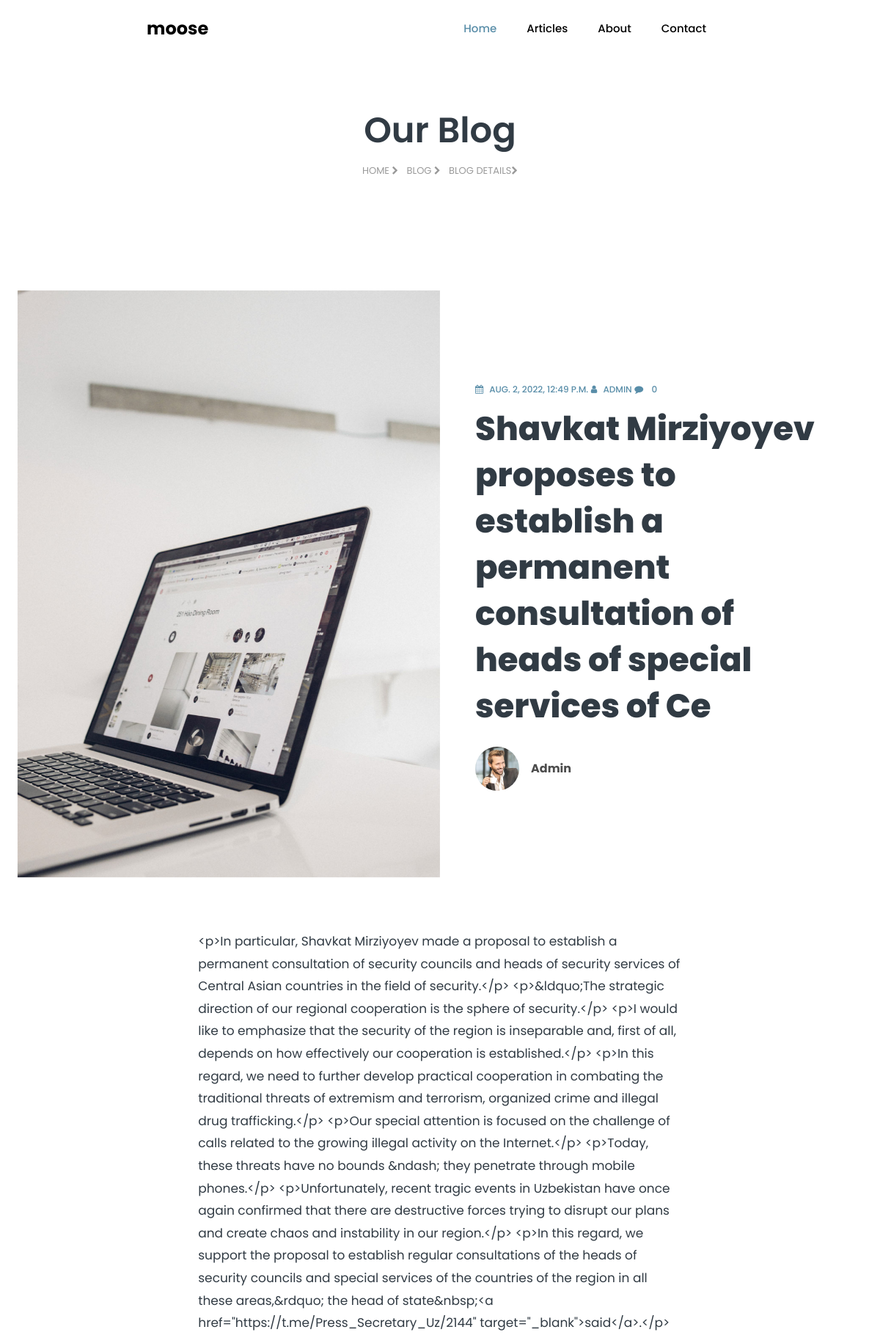
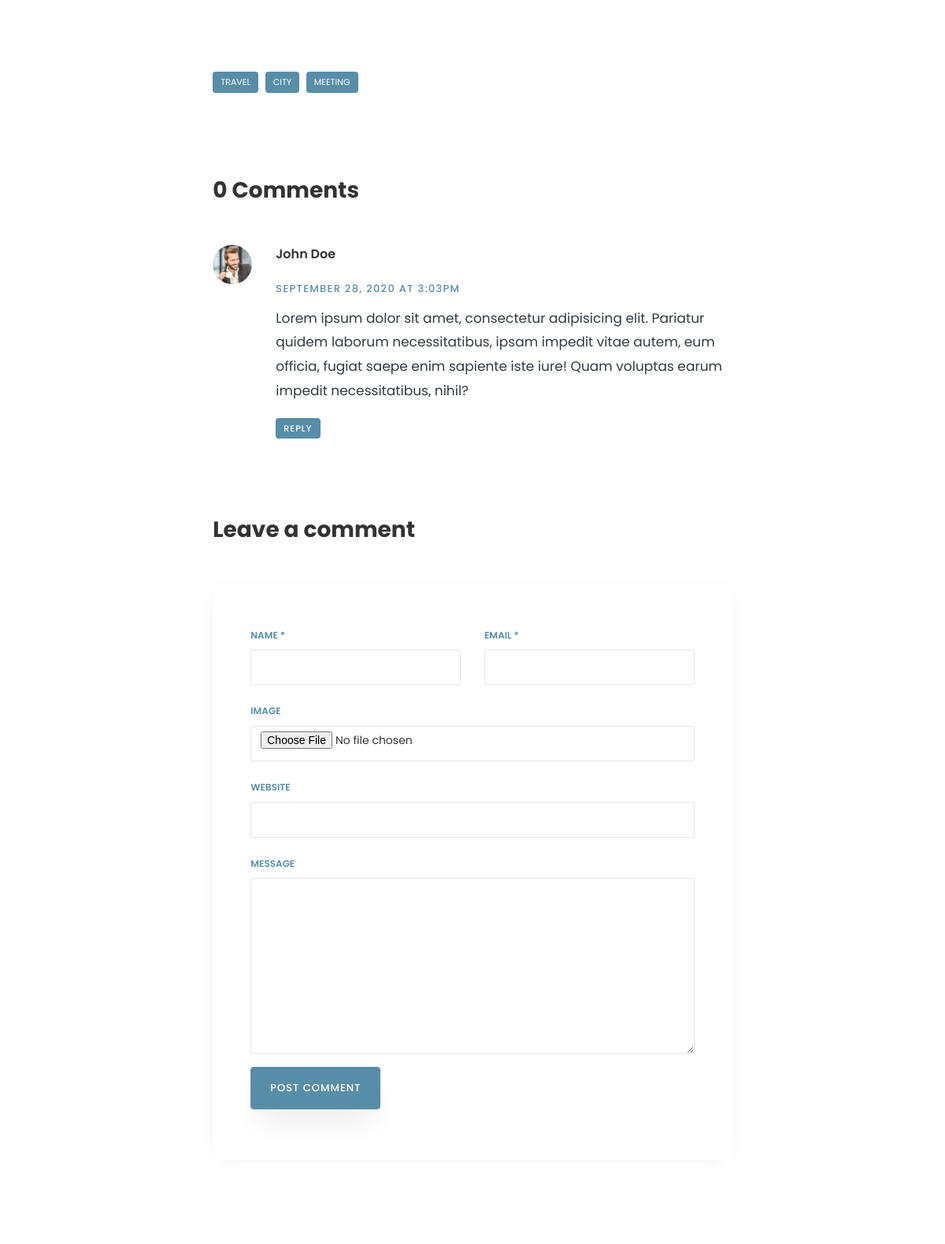
The page /blog_single/shavkat-mirziyoyev-proposes-to-establish-a-permane/ (upper part) on the database its author committed (2 pictures, top to bottom).
### blog/models.py (models this page shows, shortened)
class Article(models.Model):
    author = models.ForeignKey(About, on_delete=models.CASCADE, null=True)
    title = models.CharField(max_length=100)
    slug = models.SlugField(unique=True, null=True)
    content = RichTextField()
    image = models.ImageField(upload_to='article/')
    tag = models.ManyToManyField(Tag)
    created_at = models.DateTimeField(auto_now_add=True)
    is_published = models.BooleanField(default=False)

class About(models.Model):
    author = models.ForeignKey(User, on_delete=models.SET_NULL, null=True)
    username = models.CharField(max_length=100)
    user_pr = models.ForeignKey(Profession, on_delete=models.CASCADE)
    image = models.ImageField(upload_to='article/')
    subtitle = RichTextField()
    def __str__(self):
        return self.username

class Tag(models.Model):
    name = models.CharField(max_length=50)
    def __str__(self):
        return self.name

### blog/views.py (the view)
# urls.py: path('blog_single/<slug:slug>/', blog_single)
def blog_single(request, slug):
    post = Article.objects.get(slug=slug)
    author = About.objects.all()
    email = request.POST.get('email')
    if request.method == 'POST':
        Subscribe.objects.create(email=email)
    comments = Comment.objects.filter(article__slug__exact=slug).order_by('-id')
    form = CommentForm(request.POST or None, request.FILES)
    if form.is_valid():
        comment = form.save(commit=False)
        comment.article = post
        comment.user = request.user
        comment.save()
        return redirect(f'blog_single/{post.slug}#comment')
    context = {
        'author': author,
        'post': post,
        'email': email,
        'comments': comments,
        'form': form,
    }
    return render(request, 'blog-single.html', context)

### blog/forms.py
class CommentForm(ModelForm):
    class Meta:
        model = Comment
        fields = '__all__'
        exclude = ['article', 'user']
    def __init__(self, *args, **kwargs):
        super(CommentForm, self).__init__(*args, **kwargs)
        for field_name, field in self.fields.items():
            field.widget.attrs['class'] = "form-control"

### templates/blog-single.html (shortened to what this page needs)
{% extends 'base.html' %}
{% load static %}
{% block content %}
<section class="hero-wrap hero-wrap-2">
    <div class="container">
        <div class="row no-gutters slider-text align-items-center justify-content-center">
            <div class="col-md-9 text-center ftco-animate pt-5">
                <h1 class="mb-3 bread">Our Blog</h1>
                <p class="breadcrumbs"><span class="mr-2"><a href="/">Home <i
                        class="fa fa-chevron-right"></i></a></span> <span class="mr-2"><a href="/blog/">Blog <i
                        class="fa fa-chevron-right"></i></a></span> <span>Blog Details<i
                        class="fa fa-chevron-right"></i></span></p>
            </div>
        </div>
    </div>
</section>
<section class="ftco-section">
    <div class="container-fluid px-md-4">
        <div class="row no-gutters">
            <div class="col-md-12 blog-wrap">
                <div class="row no-gutters align-items-center">
                    <div class="col-md-6 img img-blog js-fullheight"
                         style="background-image:url({{ post.image.url }})">
                    </div>
                    <div class="col-md-6">
                        <div class="text p-md-5 py-5 px-4 ftco-animate">
                            <p class="meta">
                                <a href="#"><span class="fa fa-calendar mr-2"></span>{{ post.created_at }}</a>
                                <a href="#"><span class="fa fa-user mr-2"></span>{{ post.author }}</a>
                                <a href="#" class="meta-chat"><span class="fa fa-comment mr-2"></span> {{ post.comment_set.count }}</a>
                            </p>
                            <h2 class="mb-4"><a href="/blog_single/">{{ post.title }}</a></h2>
                            <div class="icon d-flex align-items-center">
                                <div class="img"
                                     style="background-image:url({% static 'images/xperson_1.jpg.pagespeed.ic.P4pHl6glbj.jpg' %})"></div>
                                <div class="position pl-3">
                                    <h4 class="mb-0">{{ post.author.username }}</h4>
                                </div>
                            </div>
                        </div>
                    </div>
                </div>
                <div class="row justify-content-center pt-4 py-md-5">
                    <div class="col-md-7">
                        <div class="py-4">
                            <p>{{ post.content }}</p>
                        </div>
                        <div class="tag-widget post-tag-container mb-5 mt-5">
                            <div class="tagcloud">
                                {% for tag in post.tag.all %}
                                <a href="#" class="tag-cloud-link">{{ tag }}</a>
                                {% endfor %}
                            </div>
                        </div>
                        <div class="comment-post py-5">
                            <h3 class="mb-5">{{post.comment_set.count }} Comments</h3>
                            <ul class="comment-list">
                                <li class="comment">
                                    <div class="vcard bio">
                                        <img src="{% static 'images/xperson_1.jpg.pagespeed.ic.P4pHl6glbj.jpg' %}"
                                             alt="Image placeholder">
                                    </div>
                                    <div class="comment-body">
                                        <h3>John Doe</h3>
                                        <div class="meta">September 28, 2020 at 3:03pm</div>
                                        <p>Lorem ipsum dolor sit amet, consectetur adipisicing elit. Pariatur quidem
                                            laborum necessitatibus, ipsam impedit vitae autem, eum officia, fugiat saepe
                                            enim sapiente iste iure! Quam voluptas earum impedit necessitatibus,
                                            nihil?</p>
                                        <p><a href="#" class="reply">Reply</a></p>
                                    </div>
                                </li>
                            </ul>
                        </div>
                        <div class="comment-form-wrap pt-5" id="comment">
                            <h3 class="mb-5">Leave a comment</h3>
                            <form class="p-5 comment-form" method="post">
                                <div class="row">
                                    <div class="col-md-6">
                                        <div class="form-group">
                                            <label for="name">Name *</label>
                                            {{ form.name }}
                                        </div>
                                    </div>
                                    <div class="col-md-6">
                                        <div class="form-group">
                                            <label for="email">Email *</label>
                                            {{ form.email }}
                                        </div>
                                    </div>
                                    <div class="col-md-12">
                                        <div class="form-group">
                                            <label for="img">Image </label>
                                            {{ form.img }}
                                        </div>
                                    </div>
                                    <div class="col-md-12">
                                        <div class="form-group">
                                            <label for="web">Website</label>
                                            {{ form.web }}
                                        </div>
                                    </div>
                                    <div class="col-md-12">
                                        <div class="form-group">
                                            <label for="msg">Message</label>
                                        {{ form.msg }}
                                        </div>
                                    </div>
                                    <div class="col-md-12">
                                        <div class="form-group">
                                            <input type="submit" value="Post Comment" class="btn py-3 px-4 btn-primary">
                                        </div>
                                    </div>
                                </div>
                            </form>
                        </div>
                    </div>
                </div>
            </div>
        </div>
    </div>
</section>
{% endblock %}

### rows shown on the page
Article: image (picture), created_at "AUG. 2, 2022, 12:49 P.M.", author "ADMIN", comment_set.count "0", title "Shavkat Mirziyoyev proposes to establish a permanent consultation of heads of special services of Ce", author.username "Admin", content "<p>In particular, Shavkat Mirziyoyev made a proposal to establish a permanent consultation of security councils and heads of security services of Central Asian countries in the field of security.</p> <p>&ldquo;The strategic direction of our regional cooperation is the sphere of security.</p> <p>I would like to emphasize that the security of the region is inseparable and, first of all, depends on how effectively our cooperation is established.</p> <p>In this regard, we need to further develop practical cooperation in combating the traditional threats of extremism and terrorism, organized crime and illegal drug trafficking.</p> <p>Our special attention is focused on the challenge of calls…"
Tag: name "TRAVEL"
Tag: name "CITY"
Tag: name "MEETING"
